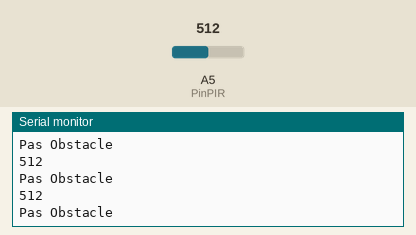
This sketch was run on a simulated Arduino Uno, built with avr-gcc and run on an emulated ATmega328P. Shown: the last lines printed to the serial monitor. The test bench sets the inputs (shaded band); at power-on: A5 (PinPIR) = 512.

Above: at 1.3 s.
1.4 s: A5 (PinPIR) set to 110
At 1.81 s:
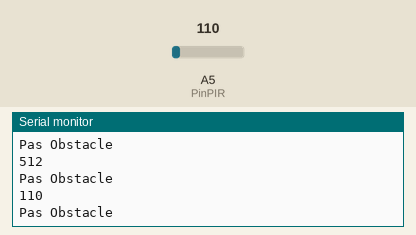
2.9 s: A5 (PinPIR) set to 92
At 3.31 s:
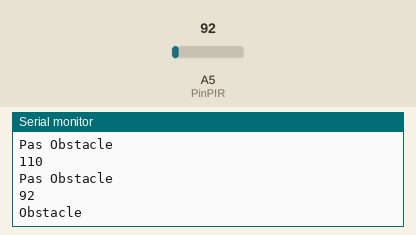
Timing chart, 0 to 5.9 s (numbered marks = the images above; inputs shaded):
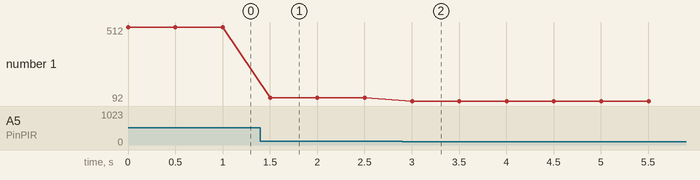

The sketch:

testPIR.ino
```cpp
int PinPIR = A5;               // choose the input pin (for PIR sensor)
int valPIR = 0;                    // variable for reading the pin status

void setup() {

  pinMode(PinPIR, INPUT);     // declare sensor as input
  Serial.begin(9600);
 }


void loop(){
  valPIR = analogRead(PinPIR);  // read input value
  Serial.println(valPIR);
  if(valPIR<=100){
     Serial.println("Obstacle");
  }else{
    Serial.println("Pas Obstacle");
  }
  delay(500);
}
```

Measured:
- the behaviour switches between 101 and 100 on A5 (PinPIR) (found by bisection; images 1 and 2)
- after the input at 1.4 s, the serial monitor: prints a new line after 0.10 s (image 1)
- after the input at 2.9 s, the serial monitor: prints a new line after 0.10 s (image 2)
- plotted number 1: 512 → 110 after the input at 1.4 s, 110 → 92 after the input at 2.9 s
